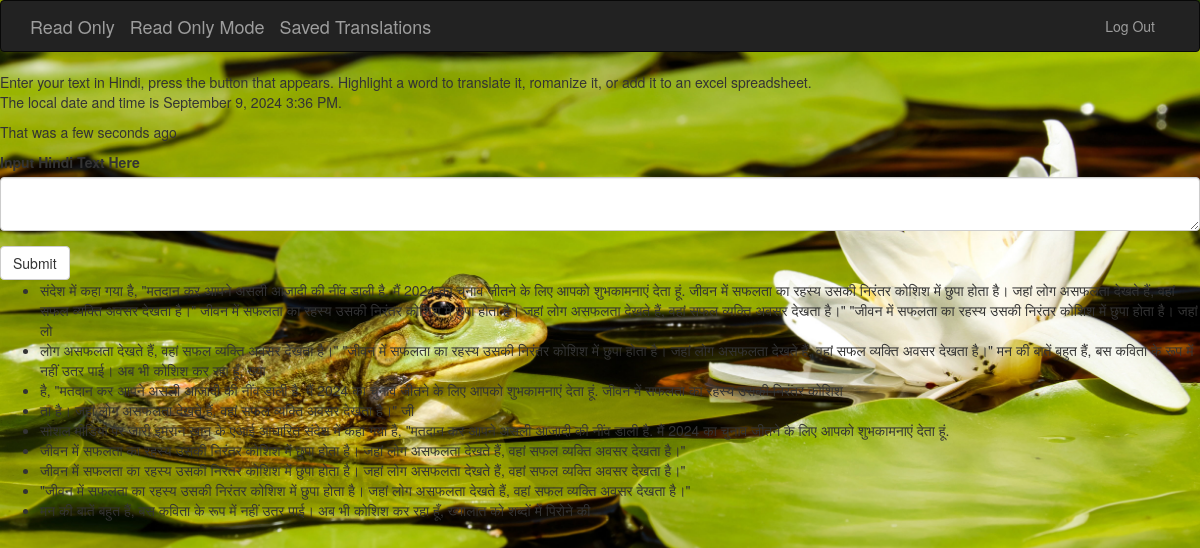
/ (signed in), run on the app's committed database.
### website/models.py (models this page shows, shortened)
class PastInput(db.Model):
    __tablename__='pastInputs'
    id=db.Column(db.Integer, primary_key=True)
    pastInput=db.Column(db.Text)
    dateCreated=db.Column(db.DateTime,index=True,default=datetime.now)
    user_id=db.Column(db.Integer, db.ForeignKey('users.id'))
    savedTranslations=db.relationship('SavedTranslation', backref='pastInput')

### website/main/views.py (the view, shortened to what this page needs)
@main.route('/', methods=['GET','POST'])
def readOnly():
    renderedHindiInputForm=HindiInputForm()
    pastInputs=PastInput.query.filter_by(user_id=current_user.id).order_by(PastInput.dateCreated.desc()).all()
    return render_template('readOnly.html', current_time=datetime.now(), renderedHindiInputForm=renderedHindiInputForm, pastInputs=pastInputs)

### website/main/forms.py
class HindiInputForm(FlaskForm):
    pastInput=TextAreaField('Input Hindi Text Here', validators=[DataRequired()])
    submit=SubmitField('Submit')

### website/models.py (called while the page is built)
@login_manager.user_loader
def load_user(user_id):
    return User.query.get(int(user_id))

### website/templates/readOnly.html (shortened to what this page needs)
{% extends "base.html" %} {% import "bootstrap/wtf.html" as wtf %}
{% block content %}
<body>
<article>
	Enter your text in Hindi, press the button that appears.
	Highlight a word to translate it, romanize it, or add it to an excel spreadsheet.
</article>
<p>The local date and time is {{ moment(current_time).format('LLL') }}.</p>
<p>That was {{ moment(current_time).fromNow(refresh=True) }}</p>
</body>
{{ wtf.quick_form(renderedHindiInputForm) }}
<body>
<ul>
{%for post in pastInputs%}
<li>
    <div class="pastEntries" data-id="{{ post.id }}">{{ post.pastInput }}</div>
</li>
{%endfor%}
</ul>
</body>
{% endblock %}
{% block styles %}
{{ super() }}
<link rel="stylesheet" href="{{ url_for('static', filename='script.css') }}">
{% endblock %}

### website/templates/base.html (shortened to what this page needs)
{% extends "bootstrap/base.html" %}
{% block navbar %}
<div class="navbar navbar-inverse" role="navigation">
    <div class="container">
        <div class="navbar-header">
            <a class="navbar-brand" href="{{ url_for('main.readOnly') }}">Read Only</a>
            <a class="navbar-brand" href="{{ url_for('main.readOnlyMode', dataId=1) }}">Read Only Mode</a>
            <a class="navbar-brand" href="{{ url_for('main.savedTranslations')}}">Saved Translations</a>
        </div>
        <div class="navbar-collapse collapse">
            <ul class="nav navbar-nav navbar-right">
                {%if current_user.is_authenticated%}
                <li><a href="{{url_for('auth.logout')}}">Log Out</a></li>
                {%else%}
                <li><a href="{{url_for('auth.login')}}">Log In</a></li>
                {%endif%}
            </ul>
        </div>
    </div>
</div>
{% endblock %}

### website/static/script.css (style rules this page uses)
body { background-image: url('frog.jpg'); background-size:cover; background-repeat:no-repeat; }

### data on the page
PastInput: pastInput "संदेश में कहा गया है, \"मतदान कर आपने असली आजादी की नींव डाली है. मैं 2024 का चुनाव जीतने के लिए आपको शुभकामनाएं देता हूं. जीवन में सफलता का रहस्य उसकी निरंतर कोशिश में छुपा होता है। जहां लोग असफलता देखते हैं, वहां सफल व्यक्ति अवसर देखता है।\" जीवन में सफलता का रहस्य उसकी निरंतर कोशिश में छुपा होता है। जहां लोग असफलता देखते हैं, वहां सफल व्यक्ति अवसर देखता है।\" \"जीवन में सफलता का रहस्य उसकी निरंतर कोशिश में छुपा होता है। जहां लो"
PastInput: pastInput "लोग असफलता देखते हैं, वहां सफल व्यक्ति अवसर देखता है।\" \"जीवन में सफलता का रहस्य उसकी निरंतर कोशिश में छुपा होता है। जहां लोग असफलता देखते हैं, वहां सफल व्यक्ति अवसर देखता है।\" मन की बातें बहुत हैं, बस कविता के रूप में नहीं उतर पाई। अब भी कोशिश कर रहा हूँ, ख्या"
PastInput: pastInput "है, \"मतदान कर आपने असली आजादी की नींव डाली है. मैं 2024 का चुनाव जीतने के लिए आपको शुभकामनाएं देता हूं. जीवन में सफलता का रहस्य उसकी निरंतर कोशिश"
PastInput: pastInput "ता है। जहां लोग असफलता देखते हैं, वहां सफल व्यक्ति अवसर देखता है।\" जी"
PastInput: pastInput "सोशल मीडिया पर जारी इमरान ख़ान के एआई आधारित संदेश में कहा गया है, \"मतदान कर आपने असली आजादी की नींव डाली है. मैं 2024 का चुनाव जीतने के लिए आपको शुभकामनाएं देता हूं."
PastInput: pastInput "जीवन में सफलता का रहस्य उसकी निरंतर कोशिश में छुपा होता है। जहां लोग असफलता देखते हैं, वहां सफल व्यक्ति अवसर देखता है।\""
PastInput: pastInput "जीवन में सफलता का रहस्य उसकी निरंतर कोशिश में छुपा होता है। जहां लोग असफलता देखते हैं, वहां सफल व्यक्ति अवसर देखता है।\""
PastInput: pastInput "\"जीवन में सफलता का रहस्य उसकी निरंतर कोशिश में छुपा होता है। जहां लोग असफलता देखते हैं, वहां सफल व्यक्ति अवसर देखता है।\""
PastInput: pastInput "मन की बातें बहुत हैं, बस कविता के रूप में नहीं उतर पाई। अब भी कोशिश कर रहा हूँ, ख्यालात को शब्दों में पिरोने की"
